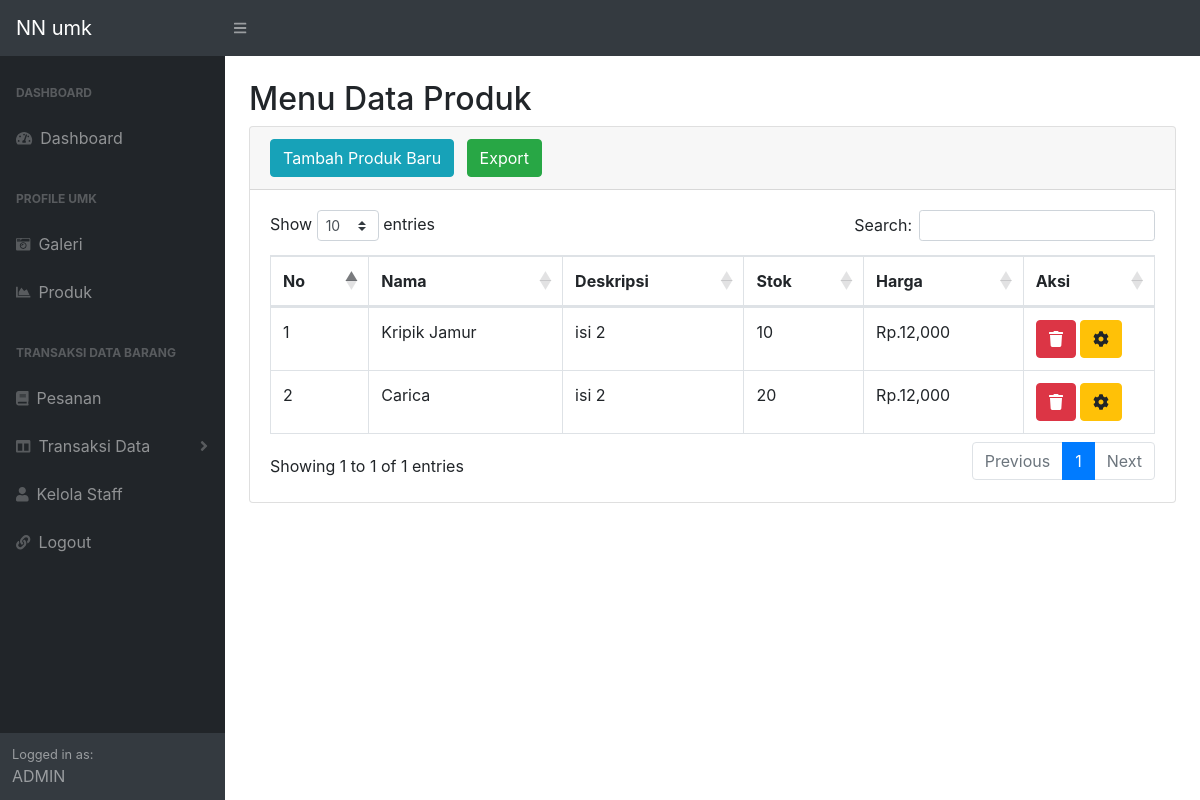
Page /admin/stock/stok.php (signed in) on the committed database.
### tables this page shows
CREATE TABLE `barang` (
  `idbarang` int(11) NOT NULL,
  `namabarang` varchar(50) NOT NULL,
  `deskripsi` varchar(50) NOT NULL,
  `stok` int(11) NOT NULL,
  `harga` int(11) NOT NULL
);

### admin/stock/stok.php (the view, shortened to what this page needs)
<?php
    require 'functions.php';
?>
<!DOCTYPE html>
<html lang="en">
    <head>
        <link href="css/styles.css" rel="stylesheet" />
        <link href="https://cdn.datatables.net/1.10.20/css/dataTables.bootstrap4.min.css" rel="stylesheet" />
    </head>
    <body>
        <nav class="sb-topnav navbar navbar-expand navbar-dark bg-dark">
            <a class="navbar-brand" href="index.php">NN umk</a>
            <button class="btn btn-link btn-sm order-1 order-lg-0" id="sidebarToggle" href="#"><i class="fas fa-bars"></i></button>
        </nav>
        <div id="layoutSidenav">
            <div id="layoutSidenav_nav">
                <nav class="sb-sidenav accordion sb-sidenav-dark" id="sidenavAccordion">
                <div class="sb-sidenav-menu">
                        <div class="nav">
                        <div class="sb-sidenav-menu-heading">Dashboard</div>
                            <a class="nav-link" href="../index.php">
                                <div class="sb-nav-link-icon"><i class="fas fa-tachometer-alt"></i></div>
                                Dashboard
                            </a>
                            <div class="sb-sidenav-menu-heading">Profile Umk</div>
                            <a class="nav-link" href="galeri.php">
                                <div class="sb-nav-link-icon"><i class="fas fa-solid fa-camera-retro"></i></div>
                                Galeri
                            </a>
                            <a class="nav-link" href="produk.php">
                                <div class="sb-nav-link-icon"><i class="fas fa-chart-area"></i></div>
                                Produk
                            </a>
                            <div class="sb-sidenav-menu-heading">Transaksi Data Barang</div>
                            <a class="nav-link" href="pesanan.php">
                                <div class="sb-nav-link-icon"><i class="fas fa-book"></i></div>
                                Pesanan
                            </a>
                            <a class="nav-link collapsed" href="#" data-toggle="collapse" data-target="#collapseLayouts" aria-expanded="false" aria-controls="collapseLayouts">
                                <div class="sb-nav-link-icon"><i class="fas fa-columns"></i></div>
                                Transaksi Data
                                <div class="sb-sidenav-collapse-arrow"><i class="fas fa-angle-down"></i></div>
                            </a>
                            <a class="nav-link" href="staf.php">
                                <div class="sb-nav-link-icon"><i class="fa fa-user"></i></div>
                                Kelola Staff
                            </a>
                            <a class="nav-link" href="logout.php">
                                <div class="sb-nav-link-icon"><i class="fas fa-link"></i></div>
                                Logout
                            </a>
                        </div>
                    </div>
                    <div class="sb-sidenav-footer">
                        <div class="small">Logged in as:</div>
                        ADMIN
                    </div>
                </nav>
            </div>
            <div id="layoutSidenav_content">
                <main>
                    <div class="container-fluid">
                        <h2 class="mt-4">Menu Data Produk</h2>
                        <div class="card mb-4">
                            <div class="card-header">
                                <button data-toggle="modal" data-target="#tambahbarang" type="button" class="btn btn-info mr-2">Tambah Produk Baru</button>
                                <a href="exportbarang.php" class="btn btn-success">Export</a>
                                <br>
                            </div>
                            <div class="card-body">
                                <div class="table-responsive">
                                    <table class="table table-bordered" id="dataTable" width="auto" cellspacing="0">
                                        <thead>
                                            <tr>
                                                <th>No</th>
                                                <th>Nama</th>
                                                <th>Deskripsi</th>
                                                <th>Stok</th>
                                                <th>Harga</th>
                                                <th>Aksi</th>
                                            </tr>
                                        </thead>
                                        <?php $x = 1; ?>
										<?php
                                            $ambildatabarang  = mysqli_query($conn, "SELECT * FROM barang");
                                            while($data=mysqli_fetch_array($ambildatabarang)) {
                                                $idbarang = $data['idbarang'];
                                                $namabarang = $data['namabarang'];
                                                $deskripsi = $data['deskripsi'];
                                                $stok = $data['stok'];
                                        ?>
                                        <tbody>
                                            <tr>
                                            <td><?= $x++;  ?></td>
												<td><?= $namabarang; ?></td>
                                                <td><?= $deskripsi; ?></td>
												<td><?= $stok; ?></td>
                                                <td>Rp.<?php echo number_format($data['harga']) ?></td>
												<td>
                                                    <a href="hapusbarang.php?id=<?= $data["idbarang"]; ?>" class="btn btn-danger" onclick=" return confirm('Apakah Anda Yakin Untuk Menghapus <?= $data['namabarang']?> ?')";><i class='fa fa-trash'></i></a>
													<button data-toggle="modal" data-target="#editbarang<?= $idbarang; ?>" type="button" class="btn btn-warning"><i class='fa fa-cog'></i></button>
                                                </td>
                                            </tr>
                                        <?php }; ?>
                                        </tbody>
                                    </table>
                                </div>
                            </div>
                        </div>
                    </div>
                </main>
            </div>
    </body>
</html>

### rows in the picture
barang: namabarang "Kripik Jamur", deskripsi "isi 2", stok "10", harga "12,000"
barang: namabarang "Carica", deskripsi "isi 2", stok "20", harga "12,000"
